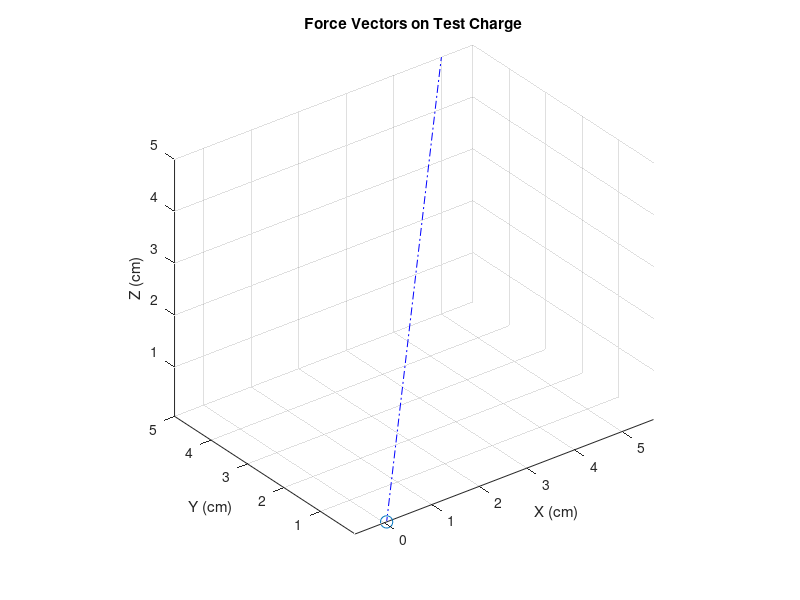

Write the MATLAB code that produced this figure. (Note: this script raises an error after producing the figure.)
clc; clear; close all;

k = 8.9875e9;
coords_Q = [];
vector_Q = [];

N = input('Number of source charges: ');

for i = 1:N
    X = input(sprintf('X Coordinate of Q%1.0f in cm: ', i));
    Y = input(sprintf('Y Coordinate of Q%1.0f in cm: ', i));
    Z = input(sprintf('Z Coordinate of Q%1.0f in cm: ', i));

    coords_Q = [coords_Q; X Y Z];
    vector_Q(i) = input(sprintf('Value of Q%1.0f in nC: ', i));
end

Xtest = input('X Coordinate of Qtest (cm): ');
Ytest = input('Y Coordinate of Qtest (cm): ');
Ztest = input('Z Coordinate of Qtest (cm): ');
Qtest = input('Value of Qtest (nC): ');

coords_Q = coords_Q * 1e-2;
coords_test = [Xtest Ytest Ztest] * 1e-2;
vector_Q = vector_Q * 1e-9;
Qtest = Qtest * 1e-9;

F_singular = zeros(N,3);
F_total = [0 0 0];

for i = 1:N
    
    rvec = coords_test - coords_Q(i,:);
    rmag = norm(rvec);

    F_singular(i,:) = k * Qtest * vector_Q(i) * rvec / (rmag^3);
    F_total = F_total + F_singular(i,:);

    Magnitude = norm(F_singular(i,:));
    fprintf(['For source charge Q%1.0f:\n' ...
        'Fx = %.3e\nFy = %.3e\nFz = %.3e\nMagnitude = %.3e\n\n'], ...
        i, F_singular(i,1), F_singular(i,2), F_singular(i,3), Magnitude);

    
end
Fmag = norm(F_total);
scale = 1/(100*Fmag);
figure; hold on; grid on;
xlabel('X (cm)'); ylabel('Y (cm)'); zlabel('Z (cm)');
title('Force Vectors on Test Charge');
axis equal; view(3);

for i = 1:N
    scatter3(coords_Q(i,1), coords_Q(i,2), coords_Q(i,3), 80, 'blue', 'o');
    plot3([coords_Q(i,1) Xtest], [coords_Q(i,2) Ytest], [coords_Q(i,3) Ztest], 'LineStyle', '-.', 'Color', 'b');
    vecPlot3D([Xtest Ytest Ztest], [Xtest Ytest Ztest] + scale*F_singular(i,:)/1e-2, 0, 'b', 0); 
end

scatter3(Xtest, Ytest, Ztest, 80, 'red', 'o', 'filled');
vecPlot3D([Xtest Ytest Ztest], [Xtest Ytest Ztest] + scale*F_total/1e-2, 0, 'r', 1); 

fprintf('Total Force:\nFx = %.3e\nFy = %.3e\nFz = %.3e\nMagnitude = %.3e\n', ...
    F_total(1), F_total(2), F_total(3), Fmag);
